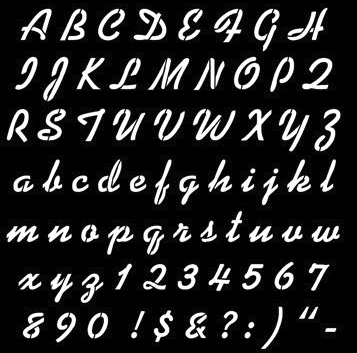
#> input picture DATA/alp.png, 357 x 353 px
$ python cv-15-1.py
#> lines starting #> are read from the running program, lines starting #| are printed output that depends on the picture
import numpy as np
import cv2
import matplotlib.pyplot as plt

#img = cv2.imread('../DATA/chang2.png')
#img = cv2.imread('../DATA/minions.png')
img = cv2.imread('../DATA/alp.png')
#> img is the input picture: shape (353, 357, 3); mean B, G, R 37.6, 37.6, 37.6

img = cv2.cvtColor(img, cv2.COLOR_BGR2RGB)
edge1 = cv2.Canny(img, 50, 200)
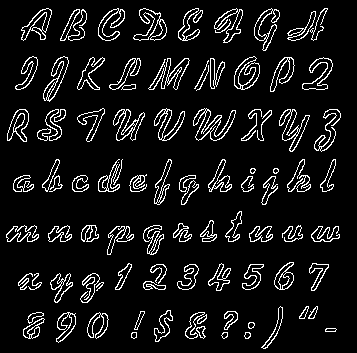
#> edge1: shape (353, 357); 8.7% white in thin lines or dots
edge2 = cv2.Canny(img, 100, 200)
#> edge2: shape (353, 357); 8.7% white in thin lines or dots
edge3 = cv2.Canny(img, 170, 200)

plt.subplot(2, 2, 1)
plt.imshow(img)

plt.subplot(2, 2, 2)
plt.imshow(edge1, cmap='gray')

plt.subplot(2, 2, 3)
plt.imshow(edge2, cmap='gray')

plt.subplot(2, 2, 4)
plt.imshow(edge3, cmap='gray')

plt.show()
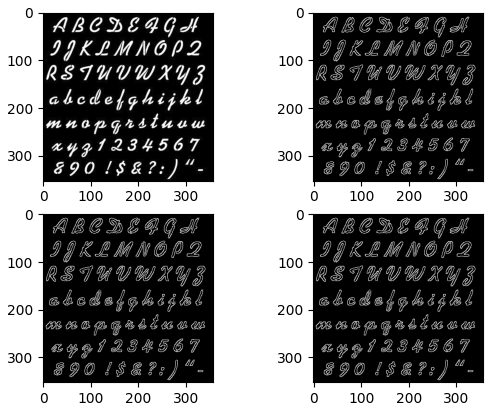
#> figure drawn by matplotlib, 4 panels
